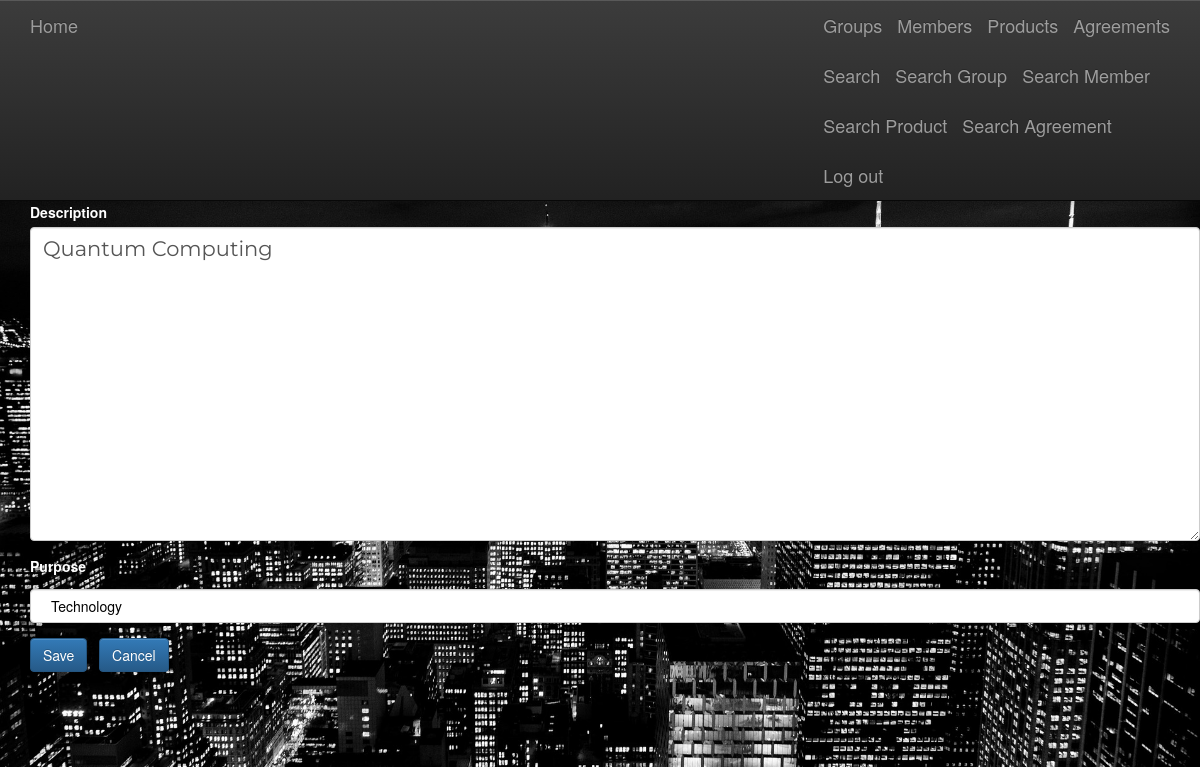
The app's page /groups/update/3/ (signed in), older data.
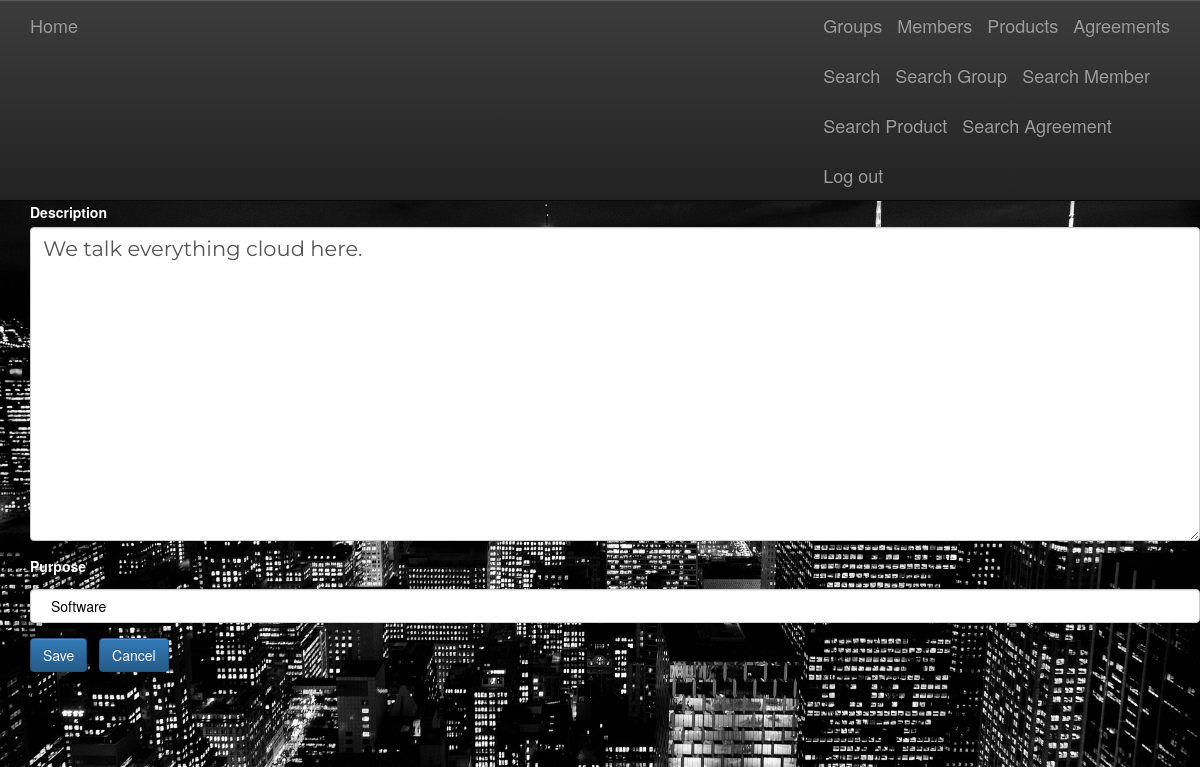
The same page, newer data.
### groups/models.py (models this page shows, shortened)
class Group(models.Model):
    name = models.CharField(max_length=255)
    slug = models.SlugField(allow_unicode=True)
    description = models.TextField(blank=True, default='')
    description_html = models.TextField(editable=False, default='', blank=True)
    purpose = models.CharField(max_length=255, null=True, default='', blank=True)
    class Meta:
        ordering = ["pk"]
        unique_together = ("name", "purpose")

### groups/views.py (the view)
# urls.py: url(r"^update/(?P<pk>\d+)/$",views.UpdateGroup.as_view(),name="update"),
class UpdateGroup(LoginRequiredMixin, generic.UpdateView):
    login_url = '/login/'
    context_object_name = 'group_details'
    redirect_field_name = 'groups/group_detail.html'
    form_class = forms.GroupForm
    model = models.Group
    template_name = 'groups/group_form.html'

### groups/forms.py
class GroupForm(forms.ModelForm):
    class Meta:
        model = Group
        fields = ('name','description', 'purpose',)
        widgets = {
            'name': forms.TextInput(attrs={'class': 'textinputclass'}),
            'description': forms.Textarea(attrs={'class': 'editable medium-editor-textarea postcontent'}),
            'purpose': forms.TextInput(attrs={'class': 'textinputclass'}),
        }

### groups/templates/groups/group_form.html (shortened to what this page needs)
{% extends "groups/group_base.html" %}
{% load bootstrap3 %}
{% block group_content %}
<h4>Edit Group</h4>
  <form method="POST">
  	{% bootstrap_form form %}
  	<input type="submit" value="Save" class="btn btn-primary btn-large">
    <a href="{% url 'groups:all'%}" class="btn btn-primary btn-large">Cancel</a>
  </form>
{% endblock %}

Row changes from the older to the newer data that the page shows:
changed Group: description "Quantum Computing" → "We talk everything cloud here."
